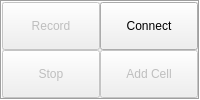
     <widget class="QFrame" name="ui_frm_controls">
      <property name="sizePolicy">
       <sizepolicy hsizetype="Preferred" vsizetype="Preferred">
        <horstretch>30</horstretch>
        <verstretch>30</verstretch>
       </sizepolicy>
      </property>
      <property name="frameShape">
       <enum>QFrame::Box</enum>
      </property>
      <property name="frameShadow">
       <enum>QFrame::Sunken</enum>
      </property>
      <property name="lineWidth">
       <number>1</number>
      </property>
      <layout class="QGridLayout" name="gridLayout_2">
       <property name="leftMargin">
        <number>0</number>
       </property>
       <property name="topMargin">
        <number>0</number>
       </property>
       <property name="rightMargin">
        <number>0</number>
       </property>
       <property name="bottomMargin">
        <number>0</number>
       </property>
       <property name="spacing">
        <number>0</number>
       </property>
       <item row="1" column="0">
        <widget class="QPushButton" name="ui_but_control_stop">
         <property name="enabled">
          <bool>false</bool>
         </property>
         <property name="sizePolicy">
          <sizepolicy hsizetype="Preferred" vsizetype="Preferred">
           <horstretch>0</horstretch>
           <verstretch>0</verstretch>
          </sizepolicy>
         </property>
         <property name="styleSheet">
          <string notr="true"/>
         </property>
         <property name="text">
          <string>Stop</string>
         </property>
        </widget>
       </item>
       <item row="1" column="1">
        <widget class="QPushButton" name="ui_but_control_load">
         <property name="enabled">
          <bool>false</bool>
         </property>
         <property name="sizePolicy">
          <sizepolicy hsizetype="Preferred" vsizetype="Preferred">
           <horstretch>0</horstretch>
           <verstretch>0</verstretch>
          </sizepolicy>
         </property>
         <property name="contextMenuPolicy">
          <enum>Qt::DefaultContextMenu</enum>
         </property>
         <property name="styleSheet">
          <string notr="true"/>
         </property>
         <property name="text">
          <string>Add Cell</string>
         </property>
         <property name="checkable">
          <bool>false</bool>
         </property>
         <property name="checked">
          <bool>false</bool>
         </property>
         <property name="default">
          <bool>false</bool>
         </property>
         <property name="flat">
          <bool>false</bool>
         </property>
        </widget>
       </item>
       <item row="0" column="0">
        <widget class="QPushButton" name="ui_but_control_record">
         <property name="enabled">
          <bool>false</bool>
         </property>
         <property name="sizePolicy">
          <sizepolicy hsizetype="Preferred" vsizetype="Preferred">
           <horstretch>0</horstretch>
           <verstretch>0</verstretch>
          </sizepolicy>
         </property>
         <property name="styleSheet">
          <string notr="true"/>
         </property>
         <property name="text">
          <string>Record</string>
         </property>
         <property name="checkable">
          <bool>true</bool>
         </property>
         <property name="autoExclusive">
          <bool>false</bool>
         </property>
         <property name="autoDefault">
          <bool>false</bool>
         </property>
         <property name="default">
          <bool>true</bool>
         </property>
        </widget>
       </item>
       <item row="0" column="1">
        <widget class="QPushButton" name="ui_but_control_connect">
         <property name="sizePolicy">
          <sizepolicy hsizetype="Preferred" vsizetype="Preferred">
           <horstretch>0</horstretch>
           <verstretch>0</verstretch>
          </sizepolicy>
         </property>
         <property name="focusPolicy">
          <enum>Qt::StrongFocus</enum>
         </property>
         <property name="acceptDrops">
          <bool>false</bool>
         </property>
         <property name="autoFillBackground">
          <bool>false</bool>
         </property>
         <property name="styleSheet">
          <string notr="true"/>
         </property>
         <property name="text">
          <string>Connect</string>
         </property>
         <property name="checkable">
          <bool>true</bool>
         </property>
         <property name="checked">
          <bool>false</bool>
         </property>
         <property name="autoDefault">
          <bool>true</bool>
         </property>
        </widget>
       </item>
      </layout>
     </widget>
